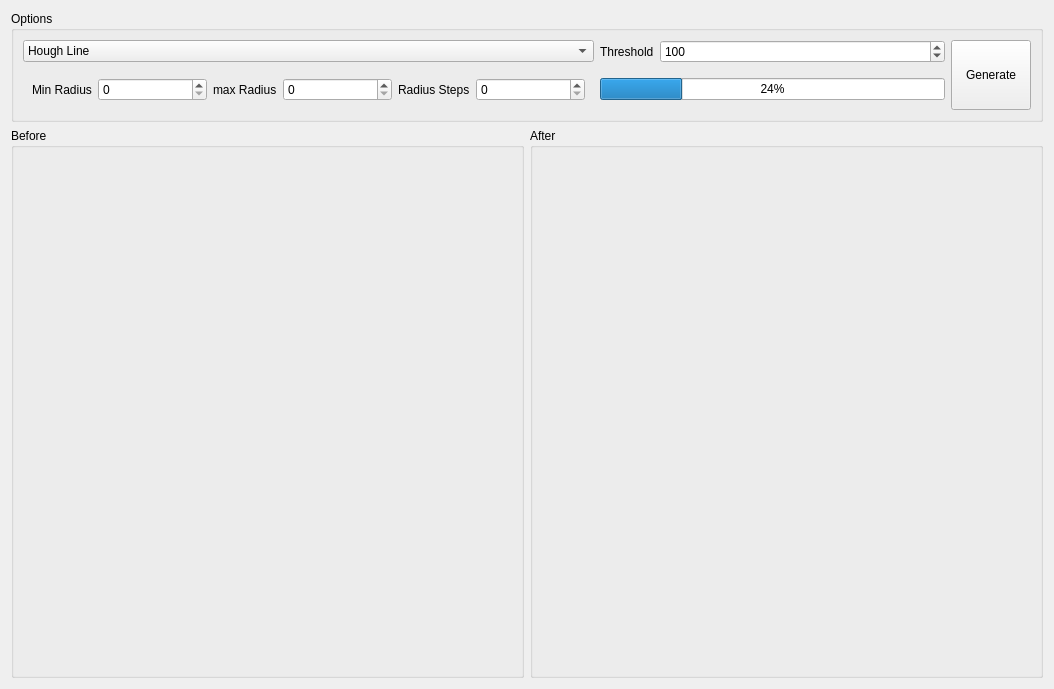
<?xml version="1.0" encoding="UTF-8"?>
<ui version="4.0">
 <class>page4</class>
 <widget class="QWidget" name="page4">
  <property name="geometry">
   <rect>
    <x>0</x>
    <y>0</y>
    <width>1054</width>
    <height>689</height>
   </rect>
  </property>
  <property name="windowTitle">
   <string>Form</string>
  </property>
  <layout class="QGridLayout" name="gridLayout">
   <item row="1" column="0">
    <widget class="QGroupBox" name="groupBox_2">
     <property name="title">
      <string>Before</string>
     </property>
     <layout class="QVBoxLayout" name="verticalLayout">
      <item>
       <widget class="Clickable" name="image1">
        <property name="text">
         <string/>
        </property>
        <property name="alignment">
         <set>Qt::AlignCenter</set>
        </property>
       </widget>
      </item>
     </layout>
    </widget>
   </item>
   <item row="1" column="1">
    <widget class="QGroupBox" name="groupBox_3">
     <property name="title">
      <string>After</string>
     </property>
     <layout class="QHBoxLayout" name="horizontalLayout_4">
      <item>
       <widget class="QLabel" name="image2">
        <property name="text">
         <string/>
        </property>
        <property name="alignment">
         <set>Qt::AlignCenter</set>
        </property>
       </widget>
      </item>
     </layout>
    </widget>
   </item>
   <item row="0" column="0" colspan="2">
    <widget class="QGroupBox" name="groupBox">
     <property name="sizePolicy">
      <sizepolicy hsizetype="Preferred" vsizetype="Maximum">
       <horstretch>0</horstretch>
       <verstretch>0</verstretch>
      </sizepolicy>
     </property>
     <property name="title">
      <string>Options</string>
     </property>
     <layout class="QGridLayout" name="gridLayout_2">
      <item row="1" column="2" colspan="2">
       <widget class="QProgressBar" name="progressBar">
        <property name="sizePolicy">
         <sizepolicy hsizetype="Preferred" vsizetype="Fixed">
          <horstretch>0</horstretch>
          <verstretch>0</verstretch>
         </sizepolicy>
        </property>
        <property name="value">
         <number>24</number>
        </property>
       </widget>
      </item>
      <item row="1" column="0" colspan="2">
       <widget class="QStackedWidget" name="stackedWidget">
        <property name="sizePolicy">
         <sizepolicy hsizetype="Preferred" vsizetype="Preferred">
          <horstretch>0</horstretch>
          <verstretch>0</verstretch>
         </sizepolicy>
        </property>
        <property name="currentIndex">
         <number>1</number>
        </property>
        <widget class="QWidget" name="page">
         <layout class="QHBoxLayout" name="horizontalLayout">
          <item>
           <widget class="QLabel" name="label_2">
            <property name="sizePolicy">
             <sizepolicy hsizetype="Maximum" vsizetype="Preferred">
              <horstretch>0</horstretch>
              <verstretch>0</verstretch>
             </sizepolicy>
            </property>
            <property name="text">
             <string>Angle Resolution</string>
            </property>
           </widget>
          </item>
          <item>
           <widget class="QDoubleSpinBox" name="HoughLineAngleSpin">
            <property name="singleStep">
             <double>0.500000000000000</double>
            </property>
            <property name="value">
             <double>1.000000000000000</double>
            </property>
           </widget>
          </item>
          <item>
           <spacer name="horizontalSpacer_2">
            <property name="orientation">
             <enum>Qt::Horizontal</enum>
            </property>
            <property name="sizeType">
             <enum>QSizePolicy::Preferred</enum>
            </property>
            <property name="sizeHint" stdset="0">
             <size>
              <width>40</width>
              <height>20</height>
             </size>
            </property>
           </spacer>
          </item>
         </layout>
        </widget>
        <widget class="QWidget" name="page_2">
         <layout class="QHBoxLayout" name="horizontalLayout_2">
          <item>
           <widget class="QLabel" name="label_3">
            <property name="sizePolicy">
             <sizepolicy hsizetype="Maximum" vsizetype="Preferred">
              <horstretch>0</horstretch>
              <verstretch>0</verstretch>
             </sizepolicy>
            </property>
            <property name="text">
             <string>Min Radius</string>
            </property>
           </widget>
          </item>
          <item>
           <widget class="QSpinBox" name="circleMinRadiusSpin">
            <property name="maximum">
             <number>500</number>
            </property>
           </widget>
          </item>
          <item>
           <widget class="QLabel" name="label_4">
            <property name="sizePolicy">
             <sizepolicy hsizetype="Maximum" vsizetype="Preferred">
              <horstretch>0</horstretch>
              <verstretch>0</verstretch>
             </sizepolicy>
            </property>
            <property name="text">
             <string>max Radius</string>
            </property>
           </widget>
          </item>
          <item>
           <widget class="QSpinBox" name="circleMaxRadiusSpin">
            <property name="maximum">
             <number>500</number>
            </property>
           </widget>
          </item>
          <item>
           <widget class="QLabel" name="label_5">
            <property name="sizePolicy">
             <sizepolicy hsizetype="Maximum" vsizetype="Preferred">
              <horstretch>0</horstretch>
              <verstretch>0</verstretch>
             </sizepolicy>
            </property>
            <property name="text">
             <string>Radius Steps</string>
            </property>
           </widget>
          </item>
          <item>
           <widget class="QSpinBox" name="circleRadiusStepSpin"/>
          </item>
         </layout>
        </widget>
        <widget class="QWidget" name="page_3">
         <layout class="QHBoxLayout" name="horizontalLayout_3">
          <item>
           <widget class="QLabel" name="label_6">
            <property name="sizePolicy">
             <sizepolicy hsizetype="Maximum" vsizetype="Preferred">
              <horstretch>0</horstretch>
              <verstretch>0</verstretch>
             </sizepolicy>
            </property>
            <property name="text">
             <string>Min Radius</string>
            </property>
           </widget>
          </item>
          <item>
           <widget class="QSpinBox" name="ellipseMinRadius"/>
          </item>
          <item>
           <widget class="QLabel" name="label_7">
            <property name="sizePolicy">
             <sizepolicy hsizetype="Maximum" vsizetype="Preferred">
              <horstretch>0</horstretch>
              <verstretch>0</verstretch>
             </sizepolicy>
            </property>
            <property name="text">
             <string>Max Radius</string>
            </property>
           </widget>
          </item>
          <item>
           <widget class="QSpinBox" name="ellipseMaxRadius"/>
          </item>
         </layout>
        </widget>
       </widget>
      </item>
      <item row="0" column="3">
       <widget class="QSpinBox" name="thresholdSpin">
        <property name="sizePolicy">
         <sizepolicy hsizetype="Preferred" vsizetype="Fixed">
          <horstretch>0</horstretch>
          <verstretch>0</verstretch>
         </sizepolicy>
        </property>
        <property name="maximum">
         <number>300</number>
        </property>
        <property name="value">
         <number>100</number>
        </property>
       </widget>
      </item>
      <item row="0" column="2">
       <widget class="QLabel" name="label">
        <property name="sizePolicy">
         <sizepolicy hsizetype="Maximum" vsizetype="Preferred">
          <horstretch>0</horstretch>
          <verstretch>0</verstretch>
         </sizepolicy>
        </property>
        <property name="text">
         <string>Threshold</string>
        </property>
       </widget>
      </item>
      <item row="0" column="4" rowspan="2">
       <widget class="QPushButton" name="generateBtn">
        <property name="sizePolicy">
         <sizepolicy hsizetype="Maximum" vsizetype="Preferred">
          <horstretch>0</horstretch>
          <verstretch>0</verstretch>
         </sizepolicy>
        </property>
        <property name="text">
         <string>Generate</string>
        </property>
       </widget>
      </item>
      <item row="0" column="0" colspan="2">
       <widget class="QComboBox" name="comboBox">
        <item>
         <property name="text">
          <string>Hough Line</string>
         </property>
        </item>
        <item>
         <property name="text">
          <string>Hough Circle</string>
         </property>
        </item>
        <item>
         <property name="text">
          <string>Hough Ellipse</string>
         </property>
        </item>
       </widget>
      </item>
     </layout>
    </widget>
   </item>
  </layout>
 </widget>
 <customwidgets>
  <customwidget>
   <class>Clickable</class>
   <extends>QLabel</extends>
   <header location="global">utilities/clickable.h</header>
   <slots>
    <signal>clicked()</signal>
   </slots>
  </customwidget>
 </customwidgets>
 <resources/>
 <connections/>
</ui>
